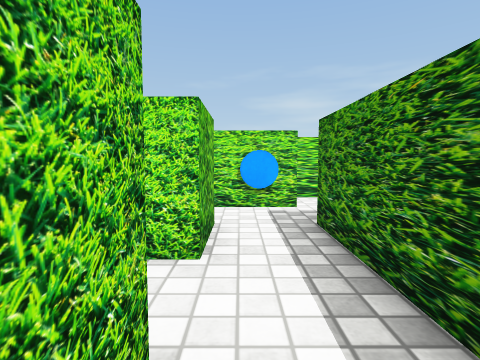
View 1 (above)

14 first-person views from a walk through a scene from a Unity 3-D project. The camera is 0.62 m above the floor, tilts 4° down and sees 80° across. The floor is counted in squares, 0.5 m on a side. Each view is taken from the middle of a square. On the plan, view 1 faces up. The plan holds only what a view shows up to about 13 squares ahead; the rest is blank. The place goes on beyond the plan. The player is left out. Some surface patterns are stand-ins.

View 2
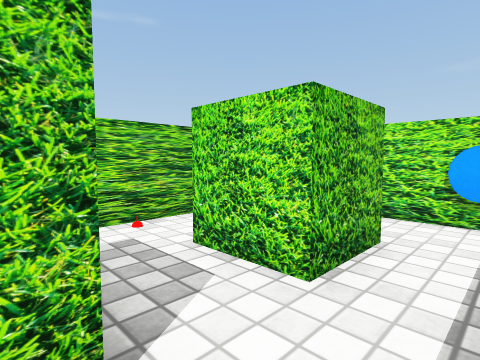

View 3
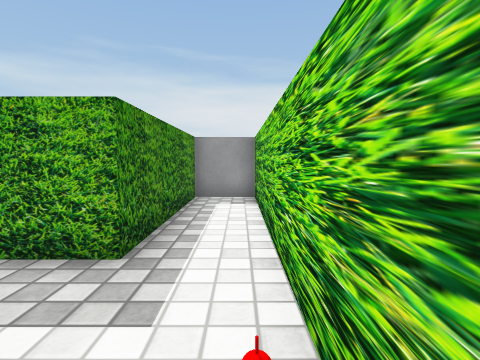

View 4
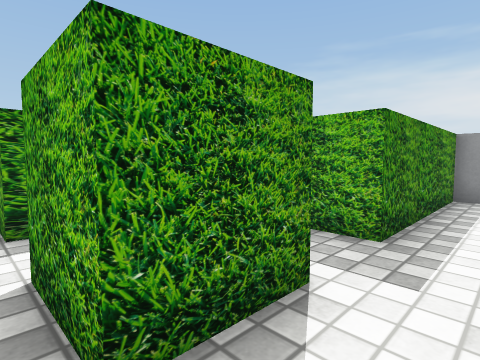

View 5
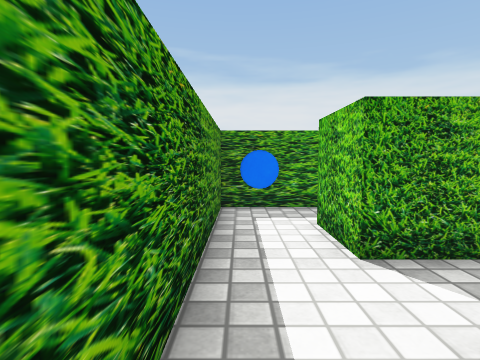

View 6
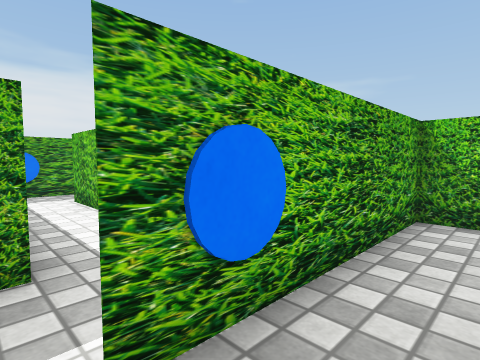

View 7
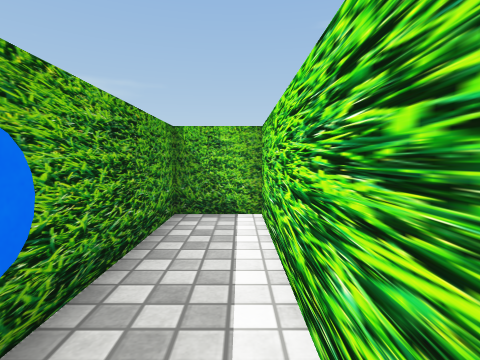

View 8
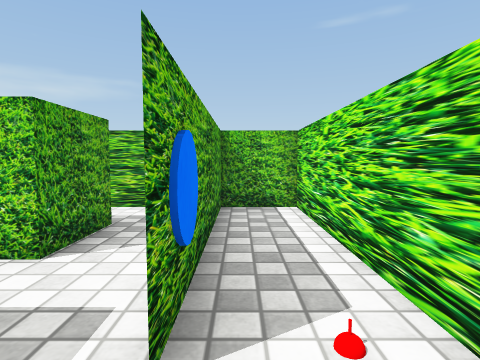

View 9
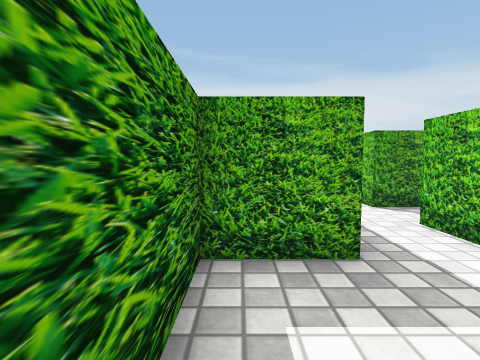

View 10
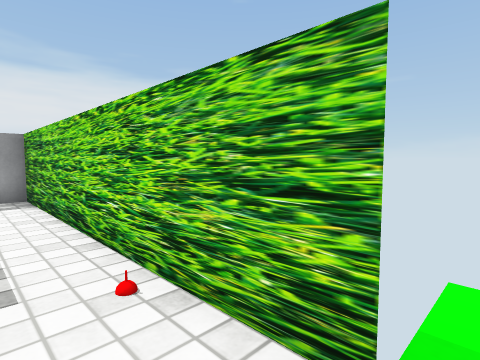

View 11
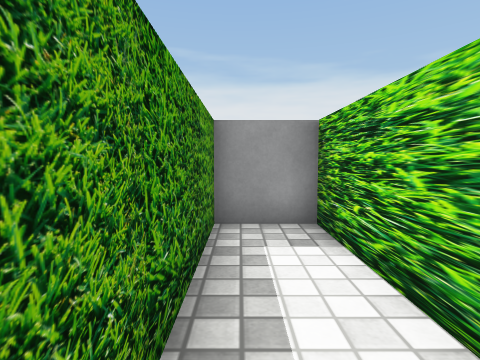

View 12
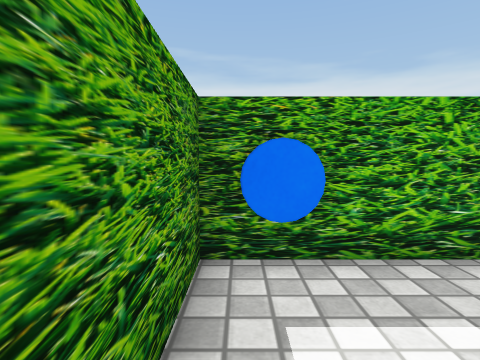

View 13
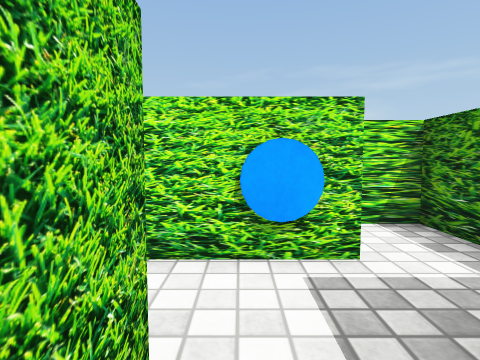

View 14
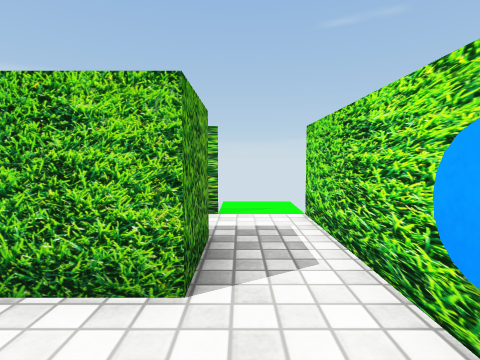

### Floor plan
Points are (right, up) in squares from view 1. A wall is a line through its corners. A room is listed if a view was taken in it or the views show most of it. See-through windows are left out.
Room 1 (views 1, 2, 3, 4, 5, 10, 11, 12, 13)
walls: (-2, -2.5) (1.5, -2.5); (1.5, -1.5) (1.5, 5.5); (-2.5, -4.5) (-2.5, 1.5) (-0.5, 1.5) (-0.5, -0.5); (-0.5, 3.5) (-2.5, 3.5) (-2.5, 5.5) (-0.5, 5.5) (-0.5, 3.5); (-4.5, 5.6) (-4.5, -4.5); (-0.4, 7.5) (-4.5, 7.5)
ways out: opening at (0.5, 6.5) to room 2
objects: other object (-4, -6) to (-3, -5); blue disc (0, -2) to (1, -2)
Room 2 (views 6, 7, 8, 9, 14)
walls: (1.5, 9.5) (-4.5, 9.5) (-4.5, 7.5) (-0.4, 7.5); (1.5, 5.5) (3.5, 5.5) (3.5, 9.5) (1.9, 9.5)
ways out: opening at (0.5, 6.5) to room 1
objects: blue disc (0, 7) to (1, 7)

Positions as (right, up) in squares from view 1, and headings:
1: (0, 0), facing up
2: (1, 1), facing up-left
3: (-4, 5), facing down
4: (-4, 6), facing down-right
5: (1, 5), facing down
6: (2, 9), facing down-left
7: (2, 9), facing left
8: (3, 8), facing left
9: (3, 9), facing down
10: (-3, 6), facing down-left
11: (-3, 1), facing down
12: (1, 1), facing down
13: (0, 4), facing up
14: (2, 6), facing left
